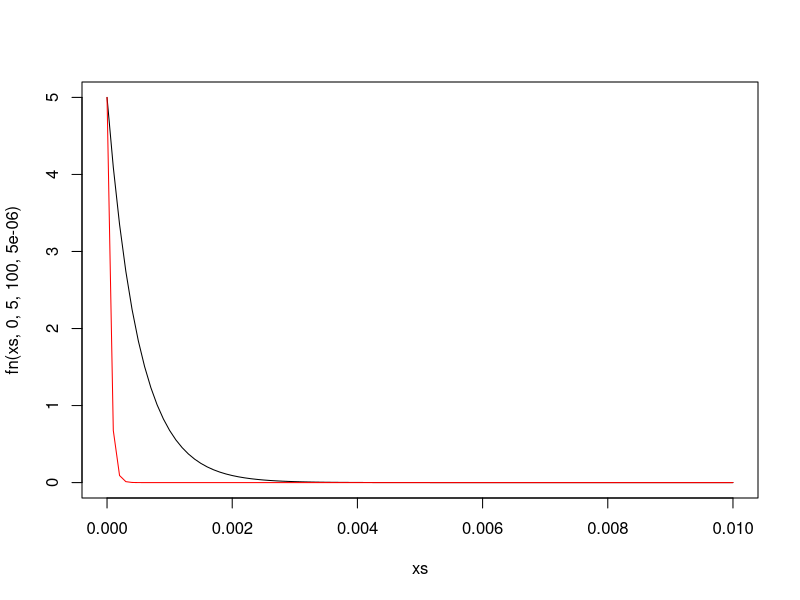

The R script that drew this image:
xs = seq(0, 10e-3, 0.1e-3)

fn = function(x, Vo, Vs, R, C){ -(Vo - Vs) *exp(-x/(R*C)) }
plot(xs, fn(xs, 0, 5, 100, 5e-6),type='l')
lines(xs, fn(xs, 0, 5, 10, 5e-6), col='red')

